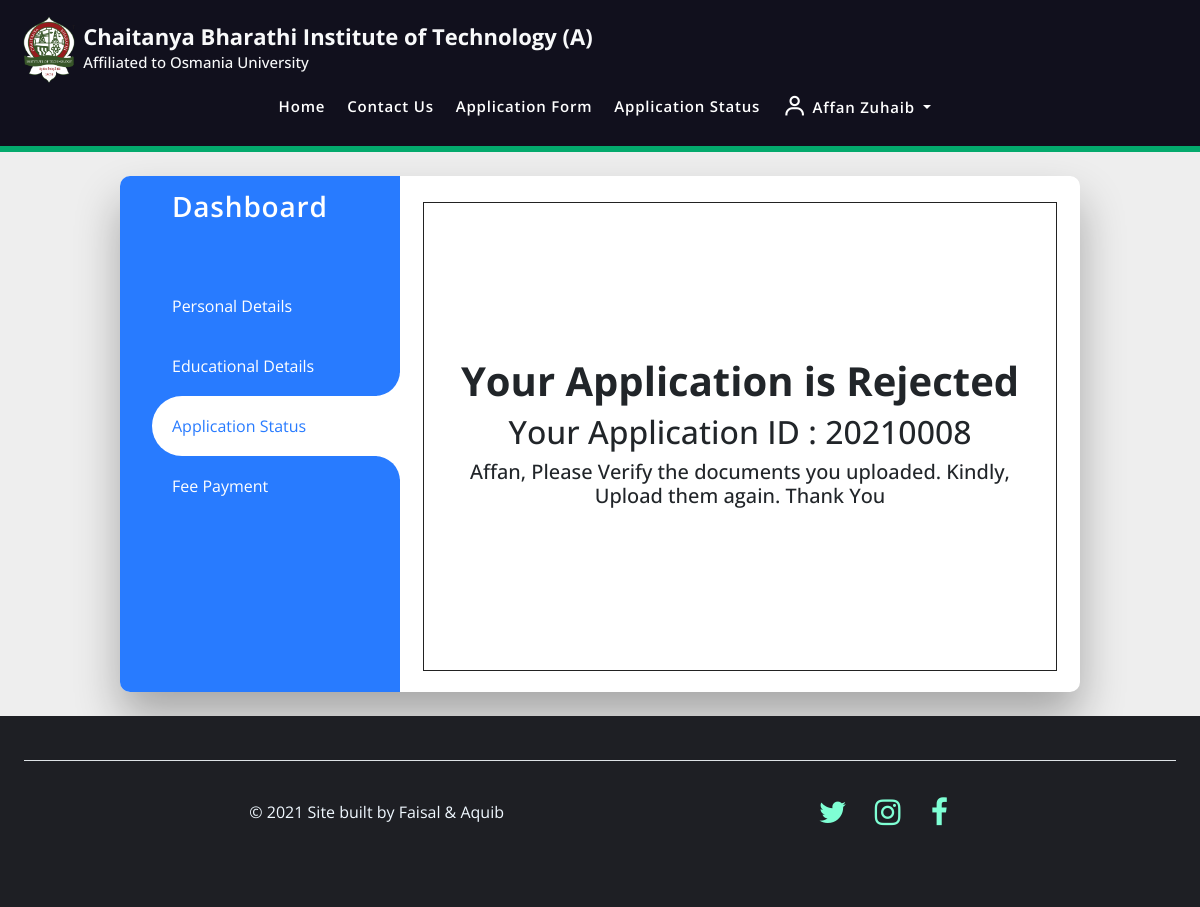
The app's page /dashboard/status/ (signed in) with its own data.
### home/models.py (models this page shows, shortened)
class Application(models.Model):
    COURSES = (
    ('Artificial Intelligence & Data Science', 'Artificial Intelligence & Data Science'),
    ('Artificial Intelligence & Machine Learning', 'Artificial Intelligence & Machine Learning'),
    ('IoT, Block-Chain Technology & Cyber Security', 'IoT, Block-Chain Technology & Cyber Security'),
    ('Computer Science Engineering', 'Computer Science Engineering'),
    ('Information Technology', 'Information Technology'),
    ('Electronics & Communication Engineering', 'Electronics & Communication Engineering'),
    ('Electrical & Electronics Engineering', 'Electrical & Electronics Engineering'),
    ('Mechanical Engineering', 'Mechanical Engineering'),
    ('Civil Engineering', 'Civil Engineering'),
    ('Chemical Engineering', 'Chemical Engineering'),
    ('Biotechnology', 'Biotechnology'),
    )
    GENDER_CHOICES = (
    ('Male', 'Male'),
    ('Female', 'Female'),
    ('Other', 'Other')
    )
    STATUS = (
        ('Approved', 'Approved'),
        ('Pending', 'Pending'),
        ('Rejected', 'Rejected'),
    )
    user = models.OneToOneField(User, on_delete=models.CASCADE, blank=True, null=True)
    course = models.CharField(max_length=100, choices= COURSES)
    name = models.CharField(max_length=200)
    gender = models.CharField(choices=GENDER_CHOICES, max_length=128, default="None")
    DOB = models.DateField(default=datetime.today)
    email = models.EmailField()
    phone = models.CharField(max_length=200)
    address = models.TextField(max_length=200)
    student_profile = models.ImageField(upload_to="images")
    ssc_score = models.DecimalField(max_digits=4, decimal_places=2, null=True)
    ssc_memo = models.ImageField(upload_to="images", null=True)
    ssc_tc = models.ImageField(upload_to="images", null=True)
    inter_score = models.DecimalField(max_digits=4, decimal_places=2, null=True)
    inter_memo = models.ImageField(upload_to="images", null=True)
    inter_tc = models.ImageField(upload_to="images", null=True)
    eamcet_score = models.IntegerField(null=True)
    eamcet_memo = models.ImageField(upload_to="images", null=True)
    jee_score = models.DecimalField(max_digits=5, decimal_places=3, null=True)
    jee_memo = models.ImageField(upload_to="images", null=True)
    Application_Status = models.TextField(max_length=100, choices=STATUS, default="Pending")
    message = models.TextField(max_length=100, default="", null=True, blank=True)

### home/views.py (the view)
# urls.py: path('dashboard/status/', views.status, name='status'),
def status(request):
    if not request.user.is_authenticated:
        return redirect("/sign_in")
    try:
        app = Application.objects.get(user=request.user)
        app_id = app.id
        id = 20210000 + app_id
        print(id)
        return render(request, "status.html",{'application':app,'id':id})
    except:
        return render(request, 'status.html')

### templates/status.html (shortened to what this page needs)
{% extends 'dashboard.html' %}
{% block list3_active %} active {% endblock list3_active %}
{% block Application_status %}
{% if user.application.user %}
    <div class="container">
        <br><br><br><br><br><br>
        <h1><center><strong> Your Application is {{ application.Application_Status }} </strong></center></h1>
        <h2><center>Your Application ID : {{ id }}</center></h2>
        <h5><center>{{application.message}}</center></h5>
        <br><br><br><br><br><br>
    </div>
{% endif %}
{% endblock Application_status %}

### templates/base.html (shortened to what this page needs)
  <!doctype html>
  <html lang="en">
  <head>
    <link rel="stylesheet" href="https://cdnjs.cloudflare.com/ajax/libs/font-awesome/4.7.0/css/font-awesome.min.css">
    <link href='https://unpkg.com/boxicons@2.1.1/css/boxicons.min.css' rel='stylesheet'>
    <link href="https://cdn.jsdelivr.net/npm/bootstrap@5.1.3/dist/css/bootstrap.min.css" rel="stylesheet"
>
  </head>
  <header>
      <header class="d-flex flex-wrap justify-content-center py-3 mb-4" style="border-bottom: 6px solid #04AA6D; padding-right: 20px; padding-left: 15px;">
        <a href="/" class="d-flex align-items-center mb-3 mb-md-0 me-md-auto text-light text-decoration-none">
          <svg class="bi me-2" width="0" height="0"><img src="/media/cbit-logo.png" alt="" style="width: 52px;"></svg>
          <strong>
          <span style="font-size: 22px;"> Chaitanya Bharathi Institute of Technology (A) <br><h1 style="font-size:15px;"> Affiliated to Osmania University</h1></span>
          </strong>
        </a>
      <nav class="nav-main">
        <ul class="nav nav" style="padding-right: 5px;">
          <li class="nav-item">
            <a class="nav-link {% block home %} {% endblock %}" href="/"> Home </a>
          </li>
          <li class="nav-item">
            <a class="nav-link {% block contact %}{% endblock contact %}" href="/contact/">Contact Us</a>
          </li>
          {% if user.is_authenticated %}
          <li class="nav-item">
            <a class="nav-link {% block application_form %} {% endblock %}" href="/application_form/">Application Form</a>
          </li>
          <li class="nav-item">
            <a class="nav-link {% block status %} {% endblock %}" href="/application_status/">Application Status</a>
          </li>
          <li class="nav-item dropdown">
            <a class="nav-link dropdown-toggle" href="#" id="navbarDarkDropdownMenuLink" role="button"
              data-bs-toggle="dropdown" aria-expanded="true">
      <span style="vertical-align: middle;"><i class='bx bx-user bx-sm'></i></span>
              {{request.user.get_full_name}}
            </a>
          </li>
        {% endif %}
        </ul>
      </nav>
      </header>
  </header>
  <body>
    {% block body %}{% endblock body %}
  </body>
  <footer class="container-fluid" >
    <div class="container-fluid">
      <footer class="d-flex flex-wrap justify-content-center align-items-center py-3 my-4 border-top">
        <div class="col-md-4 d-flex align-items-center justify-content-start">
          <span>© 2021 Site built by Faisal & Aquib</span>
        </div>
        <ul class="nav col-md-4 justify-content-end list-unstyled d-flex">
          <li class="ms-3"><a href="https://twitter.com/cbithyd?lang=en" target="_blank" class="fa fa-twitter"></a>
          </li>
          <li class="ms-3"><a href="https://www.instagram.com/cbithyderabad/?hl=en" target="_blank" class="fa fa-instagram"></a>
          </li>
          <li class="ms-3"><a href="https://www.facebook.com/CBIThyderabad/" target="_blank" class="fa fa-facebook"></a>
          </li>
        </ul>
      </footer>
    </div>
  </footer>
  </html>

### templates/base.html (style rules this page uses)
html { scroll-behavior: smooth; height: 100%; min-height: 100%; }
header { font-family: 'Open Sans', sans-serif; background-color: #11101D; }
.nav-item .nav-link { color: #fff; font-family: 'Open Sans', sans-serif; font-size: 15px; font-weight: 600; letter-spacing: 0.8px; opacity: 1; transition: all 0.5s ease; display: inline-block; text-align: center; align-items: center; text-decoration: none; text-transform: capitalize; border-top: 4px solid #11101D; padding-left: 1px; padding-right: 1px; margin-left: 20px; }
body { height: 100%; min-height: 100%; padding: auto; overflow: visible; overflow-x: hidden; background-color: #eee; }
footer { position: relative; left: 0; bottom: 0; width: 100%; padding: 20px 50px; font-family: 'Open Sans', sans-serif; color: aliceblue; overflow: visible; background-color: #1e1f24; }
.fa { padding: 20px; font-size: 30px; width: 30px; text-align: center; color: aquamarine; text-decoration: none; border-radius: 50%; }

### templates/dashboard.html (style rules this page uses)
:root { --blue: #287bff; --white: #fff; --grey: #f5f5f5; --black1: #222; --black2: #999; }

### records on screen
Application: Application_Status "Rejected", message "Affan, Please Verify the documents you uploaded. Kindly, Upload them again. Thank You"

### other values on screen
{{ request.user.get_full_name }} "Affan Zuhaib"
{{ id }} "20210008"
